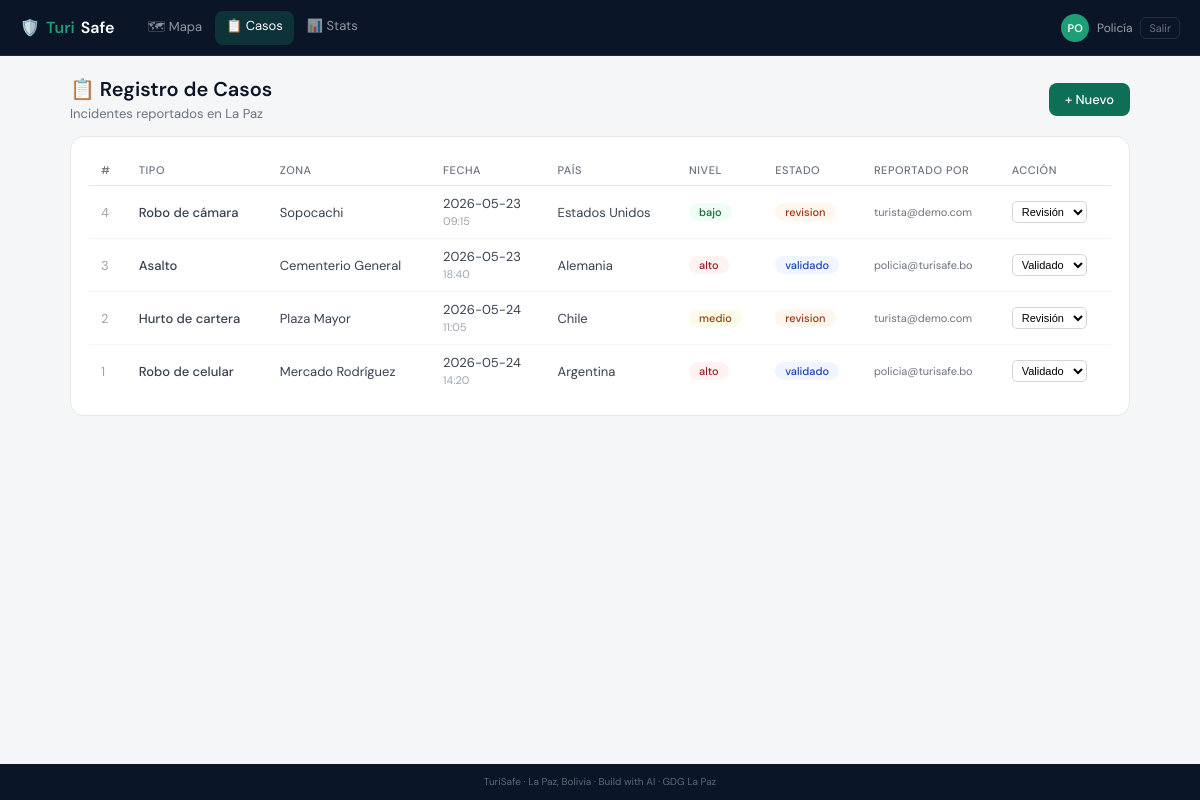
The app's page /casos (signed in) with its own data.
### tables this page shows
CREATE TABLE casos (
            id           INTEGER PRIMARY KEY AUTOINCREMENT,
            tipo         TEXT    NOT NULL,
            zona         TEXT    NOT NULL,
            lat          REAL    NOT NULL DEFAULT -16.5,
            lng          REAL    NOT NULL DEFAULT -68.15,
            descripcion  TEXT,
            fecha        TEXT    NOT NULL,
            hora         TEXT,
            nivel_riesgo TEXT    NOT NULL DEFAULT 'medio',
            nacionalidad TEXT,
            estado       TEXT    NOT NULL DEFAULT 'revision',
            reportado_por INTEGER REFERENCES usuarios(id)
        );

CREATE TABLE usuarios (
            id             INTEGER PRIMARY KEY AUTOINCREMENT,
            nombre         TEXT    NOT NULL,
            email          TEXT    NOT NULL UNIQUE,
            password       TEXT    NOT NULL,
            rol            TEXT    NOT NULL DEFAULT 'turista',
            activo         INTEGER NOT NULL DEFAULT 1,
            fecha_registro TEXT    NOT NULL
        );

### app.py (the view)
@app.route("/casos")
def casos():
    if "usuario" not in session:
        return redirect(url_for("login"))
    conn = get_db()
    if session["usuario"]["rol"] == "turista":
        lista = rows_to_list(conn.execute(
            "SELECT * FROM casos WHERE reportado_por=? ORDER BY id DESC",
            (session["usuario"]["id"],)
        ).fetchall())
    else:
        lista = rows_to_list(conn.execute("SELECT * FROM casos ORDER BY id DESC").fetchall())
    usuarios_map = {r["id"]: r["email"] for r in conn.execute("SELECT id, email FROM usuarios").fetchall()}
    conn.close()
    return render_template("casos.html", casos=lista, user=session["usuario"], usuarios_map=usuarios_map)

### app.py (called while the page is built)
def get_db():
    os.makedirs("data", exist_ok=True)
    conn = sqlite3.connect(DB_FILE)
    conn.row_factory = sqlite3.Row
    return conn

def rows_to_list(rows):
    return [dict(r) for r in rows]

### templates/casos.html (shortened to what this page needs)
{% extends "base.html" %}
{% set active = 'casos' %}
{% block content %}
<div style="display:flex;align-items:center;justify-content:space-between;gap:10px;flex-wrap:wrap;margin-bottom:14px">
  <div class="page-header" style="margin:0">
    <h1>📋 Registro de Casos</h1>
    <p>Incidentes reportados en La Paz</p>
  </div>
  <a href="/casos/nuevo" class="btn-primary" style="flex-shrink:0">+ Nuevo</a>
</div>
<div class="card">
  <div class="table-wrap">
    <table>
      <thead>
        <tr>
          <th>#</th>
          <th>Tipo</th>
          <th>Zona</th>
          <th>Fecha</th>
          <th>País</th>
          <th>Nivel</th>
          <th>Estado</th>
          {% if user.rol in ['admin','policia'] %}
          <th>Reportado por</th>
          <th>Acción</th>
          {% endif %}
        </tr>
      </thead>
      <tbody>
      {% for c in casos %}
      <tr>
        <td style="color:#9ca3af">{{ c.id }}</td>
        <td style="font-weight:500">{{ c.tipo }}</td>
        <td>{{ c.zona }}</td>
        <td style="white-space:nowrap">{{ c.fecha }}<br><span style="color:#9ca3af;font-size:11px">{{ c.hora }}</span></td>
        <td>{{ c.nacionalidad }}</td>
        <td><span class="pill {{ c.nivel_riesgo }}">{{ c.nivel_riesgo }}</span></td>
        <td><span class="pill {{ c.estado }}">{{ c.estado }}</span></td>
        {% if user.rol in ['admin','policia'] %}
        <td style="font-size:11px;color:#6b7280;max-width:140px;overflow:hidden;text-overflow:ellipsis;white-space:nowrap">
          {{ usuarios_map.get(c.reportado_por, '—') }}
        </td>
        <td>
          <form method="POST" action="/casos/{{ c.id }}/estado">
            <select name="estado" onchange="this.form.submit()" style="font-size:11px;padding:3px 5px;border:1px solid #d1d5db;border-radius:5px;background:#fff;cursor:pointer">
              <option value="revision" {% if c.estado=='revision' %}selected{% endif %}>Revisión</option>
              <option value="validado" {% if c.estado=='validado' %}selected{% endif %}>Validado</option>
            </select>
          </form>
        </td>
        {% endif %}
      </tr>
      {% else %}
      <tr><td colspan="9" style="text-align:center;color:#9ca3af;padding:24px">No hay casos registrados aún.</td></tr>
      {% endfor %}
      </tbody>
    </table>
  </div>
</div>
{% endblock %}

### templates/base.html (style rules this page uses)
* { box-sizing:border-box;margin:0;padding:0 }
body { font-family:'DM Sans',sans-serif;background:#f4f6f8;min-height:100vh;display:flex;flex-direction:column }
.page-header { margin-bottom:14px }
.page-header h1 { font-size:17px;font-weight:600;color:#0a1628;margin-bottom:3px }
.page-header p { font-size:12px;color:#6b7280 }
.card { background:#fff;border:1px solid #e5e7eb;border-radius:12px;padding:14px;margin-bottom:12px }
.table-wrap { width:100%;overflow-x:auto;-webkit-overflow-scrolling:touch }
table { width:100%;border-collapse:collapse;font-size:12px;min-width:480px }
th { text-align:left;padding:7px 10px;font-size:10px;color:#6b7280;text-transform:uppercase;letter-spacing:.05em;border-bottom:1px solid #e5e7eb;font-weight:500;white-space:nowrap }
td { padding:8px 10px;border-bottom:1px solid #f3f4f6;color:#374151;vertical-align:middle }
tr:last-child td { border-bottom:none }
.pill { display:inline-block;padding:2px 8px;border-radius:20px;font-size:10px;font-weight:500;white-space:nowrap }
.pill.alto { background:#fef2f2;color:#991b1b }
.pill.medio { background:#fffbeb;color:#92400e }
.pill.bajo { background:#f0fdf4;color:#166534 }
.pill.validado { background:#eff6ff;color:#1e40af }
.pill.revision { background:#fff7ed;color:#9a3412 }
.btn-primary { background:#0F6E56;color:#fff;border:none;border-radius:8px;padding:8px 16px;font-size:13px;font-weight:500;cursor:pointer;font-family:'DM Sans',sans-serif;transition:background .15s;text-decoration:none;display:inline-block }
@media (min-width:640px) { .page-header h1 { font-size:20px } }
@media (min-width:640px) { .page-header p { font-size:13px } }
@media (min-width:640px) { .card { padding:18px;border-radius:14px } }
@media (min-width:640px) { table { font-size:13px } }
@media (min-width:640px) { th { font-size:11px;padding:8px 12px } }
@media (min-width:640px) { td { padding:9px 12px } }
@media (min-width:640px) { .pill { font-size:11px;padding:2px 10px } }

### records on screen
casos: id "4", tipo "Robo de cámara", zona "Sopocachi", fecha "2026-05-23", hora "09:15", nacionalidad "Estados Unidos", nivel_riesgo "bajo", estado "revision", get "turista@demo.com", estado "Revisión"
casos: id "3", tipo "Asalto", zona "Cementerio General", fecha "2026-05-23", hora "18:40", nacionalidad "Alemania", nivel_riesgo "alto", estado "validado", get "policia@turisafe.bo", estado "Validado"
casos: id "2", tipo "Hurto de cartera", zona "Plaza Mayor", fecha "2026-05-24", hora "11:05", nacionalidad "Chile", nivel_riesgo "medio", estado "revision", get "turista@demo.com", estado "Revisión"
casos: id "1", tipo "Robo de celular", zona "Mercado Rodríguez", fecha "2026-05-24", hora "14:20", nacionalidad "Argentina", nivel_riesgo "alto", estado "validado", get "policia@turisafe.bo", estado "Validado"

### other values on screen
{{ user.nombre[:2].upper() }} "PO"
{{ user.nombre.split()[0] }} "Policía"
